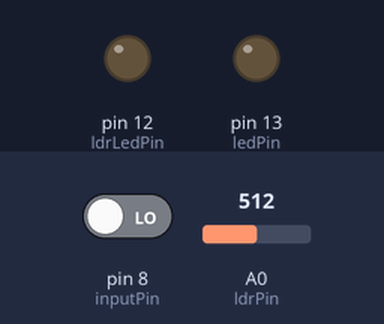
Recording of a sketch running on a simulated Arduino Uno, built with avr-gcc and run on an emulated ATmega328P. Shown: output pins drawn as LEDs (lit = HIGH). Inputs (shaded band) come from the test bench; at power-on: A0 (ldrPin) = 512, pin 8 (inputPin) LOW. The modem accepts every AT command (registered, SIM ready, sends succeed) and sends nothing else; what the sketch prints to the serial monitor is not drawn.

Above: at 5.3 s.
5.4 s: A0 (ldrPin) set to 308
6.9 s: A0 (ldrPin) set to 292
At 7.5 s:
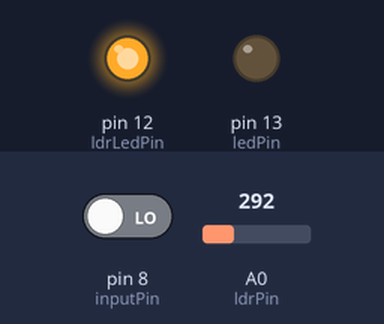
8.6 s: pin 8 (inputPin) driven HIGH
At 9.7 s:
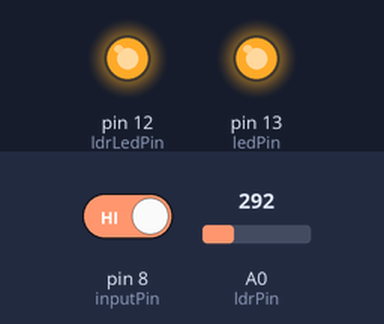
10.1 s: A0 (ldrPin) set to 306
At 10.5 s:
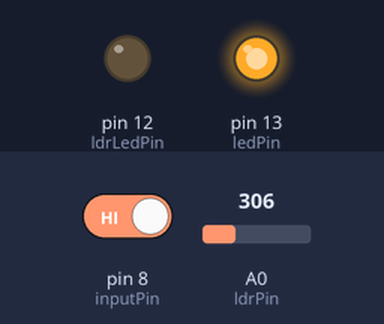
11.6 s: A0 (ldrPin) set to 290
At 12.8 s:
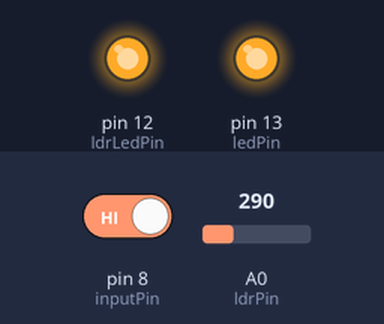
13.1 s: A0 (ldrPin) set to 310
At 14.1 s:
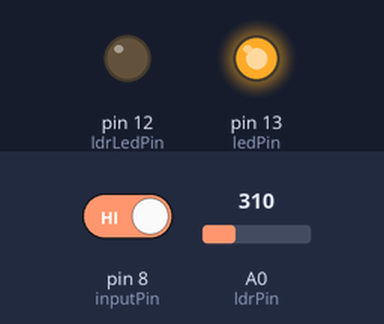
Timing chart, 0 to 15.6 s (numbered marks = the images above; inputs shaded):
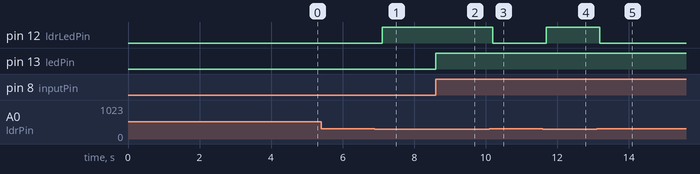

Measured:
- the behaviour switches between 301 and 300 on A0 (ldrPin) (found by bisection; images 0 and 1)
- after the input at 5.4 s, every drawn part: stays the same
- after the input at 6.9 s, pin 12 (ldrLedPin): LOW → HIGH after 0.21 s
- after the input at 8.6 s, pin 13 (ledPin): LOW → HIGH at once
- after the input at 10.1 s, pin 12 (ldrLedPin): HIGH → LOW after 0.09 s
- after the input at 11.6 s, pin 12 (ldrLedPin): LOW → HIGH after 0.09 s
- after the input at 13.1 s, pin 12 (ldrLedPin): HIGH → LOW after 0.09 s

The sketch:

GSM_PIR_and_LDR.ino
```cpp
#include <SoftwareSerial.h>

// Create software serial object to communicate with SIM800L
SoftwareSerial mySerial(3, 2); // SIM800L Tx & Rx is connected to Arduino #3 & #2

// Define pin constants
const int ledPin = 13;         // LED for motion detection
const int inputPin = 8;        // PIR sensor
const int ldrLedPin = 12;      // LED for LDR
const int ldrPin = A0;         // LDR sensor

// Initialize variables
int pirState = LOW;            // Start assuming no motion detected
int val = 0;                   // Variable for reading PIR sensor status
int ldrStatus = 0;             // Variable for reading LDR sensor status

void setup() {
  // Initialize pins
  pinMode(ledPin, OUTPUT);     // Declare motion detection LED as output
  pinMode(inputPin, INPUT);    // Declare PIR sensor as input
  pinMode(ldrLedPin, OUTPUT);  // Declare LDR LED as output
  pinMode(ldrPin, INPUT);      // Declare LDR sensor as input

  // Begin serial communication with Arduino and Arduino IDE (Serial Monitor)
  Serial.begin(9600);

  // Begin serial communication with Arduino and SIM800L
  mySerial.begin(9600);

  Serial.println("Initializing...");
  delay(1000);

  // Handshake with SIM800L
  mySerial.println("AT"); // Once the handshake test is successful, it will return OK
  updateSerial();

  // Configure SIM800L in TEXT mode
  mySerial.println("AT+CMGF=1");
  updateSerial();

  // Configure how newly arrived SMS messages should be handled
  mySerial.println("AT+CNMI=1,2,0,0,0");
  updateSerial();

  // Send an initial SMS
  sendSMS("+256741539324", "System initialized. Monitoring started.");
}

void loop() {
  // Motion detection
  val = digitalRead(inputPin);  // Read input value from PIR sensor

  if (val == HIGH) {            // Check if the input is HIGH
    digitalWrite(ledPin, HIGH); // Turn motion detection LED ON

    if (pirState == LOW) {
      Serial.println("⚠️ Intruder Alert ⚠️ | ensubga019@gmail.com!"); // Print on output change
      pirState = HIGH;
      sendSMS("+256741539324", "⚠️ Intruder Alert ⚠️ | ensubga019@gmail.com!"); // Send SMS on motion detected
    }
  } else {
    digitalWrite(ledPin, LOW);  // Turn motion detection LED OFF

    if (pirState == HIGH) {
      Serial.println("Motion ended!");  // Print on output change
      pirState = LOW;
      sendSMS("+256741539324", "Motion ended!"); // Send SMS on motion ended
    }
  }

  // LDR sensor detection
  ldrStatus = analogRead(ldrPin); // Read LDR sensor value

  if (ldrStatus <= 300) { // Check if LDR sensor detects darkness
    digitalWrite(ldrLedPin, HIGH); // Turn LDR LED ON
    Serial.println("LDR is DARK, LED is ON");
  } else {
    digitalWrite(ldrLedPin, LOW); // Turn LDR LED OFF
    Serial.println("---------------");
  }

  updateSerial(); // Update serial communication
}

void sendSMS(const char* number, const char* message) {
  mySerial.println("AT+CMGS=\"" + String(number) + "\""); // Send SMS to the specified number
  updateSerial();
  mySerial.print(message); // SMS content
  updateSerial();
  mySerial.write(26); // ASCII code for Ctrl+Z to send the message
  updateSerial();
}

void updateSerial() {
  delay(500);
  while (Serial.available()) {
    mySerial.write(Serial.read()); // Forward what Serial received to Software Serial Port
  }
  while (mySerial.available()) {
    Serial.write(mySerial.read()); // Forward what Software Serial received to Serial Port
  }
}
```
